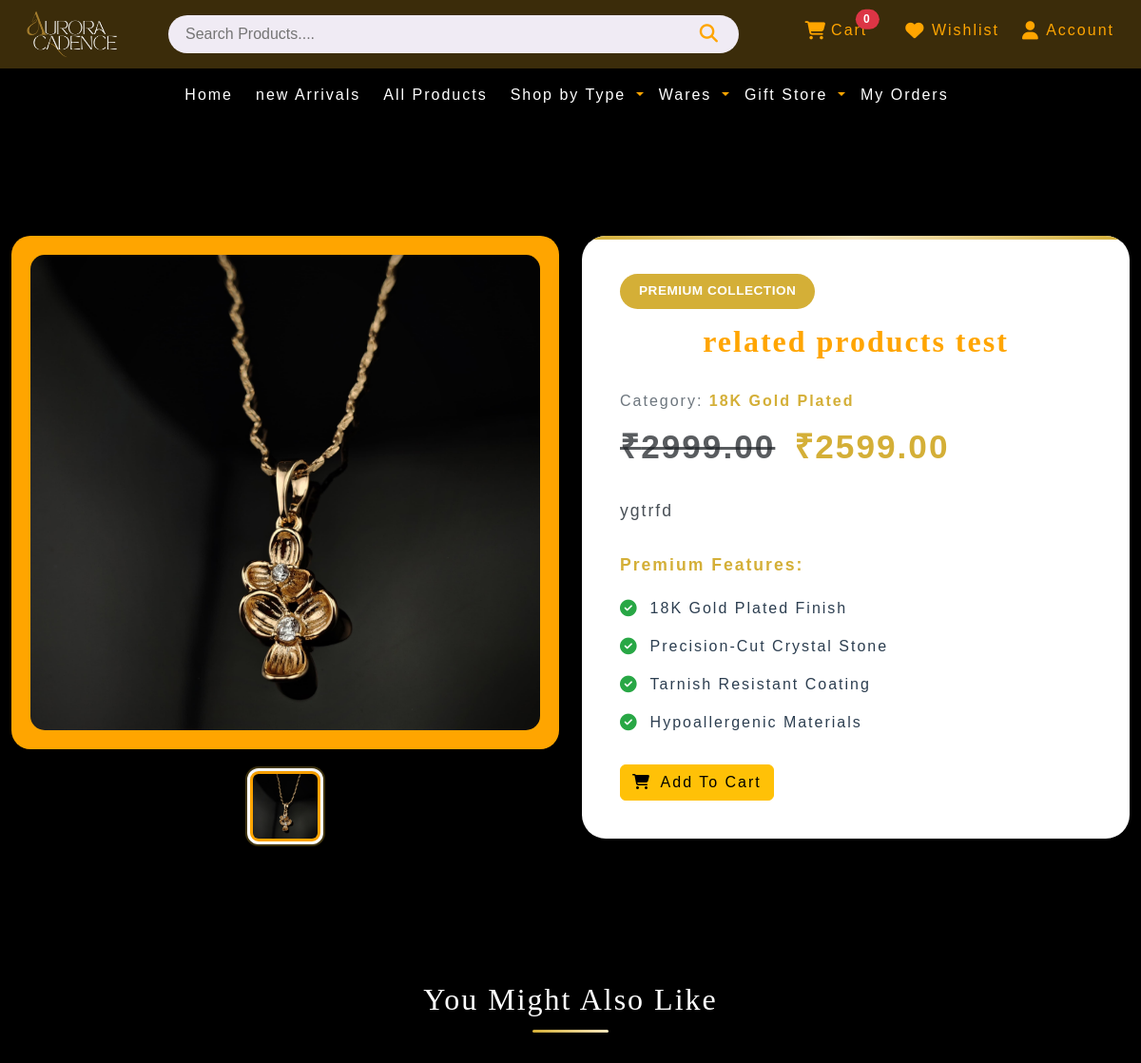
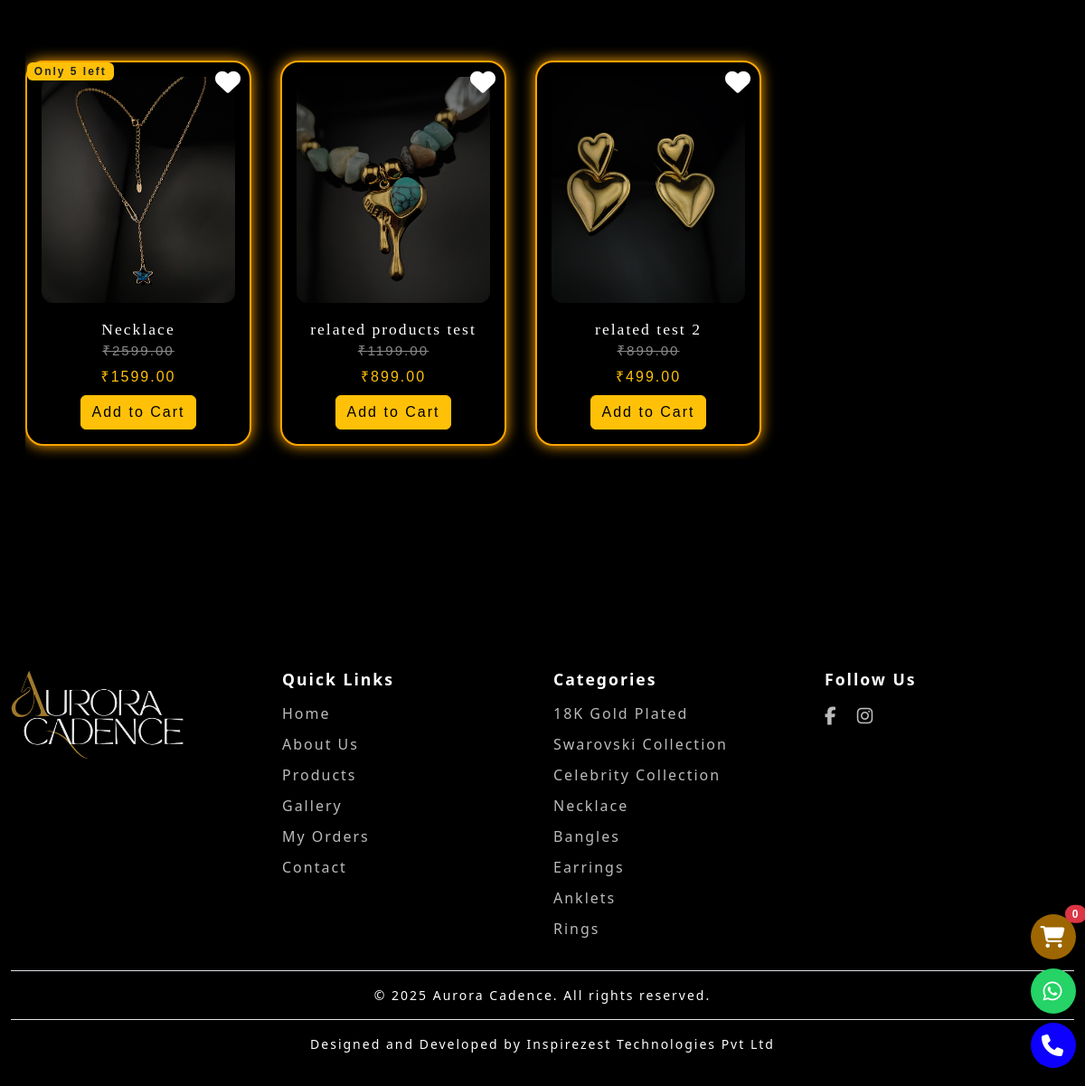
Screenshot of /product/details/5/ with the database file from the repository (2 pictures, top to bottom).
### app/models.py (models this page shows, shortened)
class Product(models.Model):
    type_obj = models.ForeignKey(Type, on_delete=models.CASCADE, related_name='type_obj')
    category_obj = models.ForeignKey(Category, on_delete=models.CASCADE, related_name='category_obj')
    Color_obj = models.ManyToManyField(Color, related_name='color_obj')
    wear_select=[
        ('Daily', 'Daily'),
        ('Party', 'Party')
    ]
    wear = models.CharField(max_length=10, choices=wear_select, default='Daily')
    gift_obj=models.ManyToManyField(Gift, related_name='gift_to_obj')
    name = models.CharField(max_length=200)
    description = models.TextField()
    price = models.DecimalField(max_digits=10, decimal_places=2)
    discount_price = models.DecimalField(max_digits=10, decimal_places=2)
    image = models.ImageField(upload_to='products/')
    image2 = models.ImageField(upload_to='products/', blank=True, null=True)
    image3 = models.ImageField(upload_to='products/', blank=True, null=True)
    image4 = models.ImageField(upload_to='products/', blank=True, null=True)
    image5 = models.ImageField(upload_to='products/', blank=True, null=True)
    stock = models.PositiveIntegerField()
    is_available = models.BooleanField(default=True)
    created_at = models.DateTimeField(auto_now_add=True)
    updated_at = models.DateTimeField(auto_now=True)

class Category(models.Model):
    name = models.CharField(max_length=100)

### app/views.py (the view)
# urls.py: path('product/details/<int:id>/', views.Product_details, name="product_details"),
def Product_details(request, id):
    product=get_object_or_404(Product, id=id)
    related_products = Product.objects.filter(
        type_obj=product.type_obj
    ).exclude(id=product.id)[:6]
    context = {
        'product': product,
        'related_products': related_products
    }
    return render(request, 'main_page/product_details.html', context)

### app/context_processors.py (called while the page is built, shortened)
def cart_items_processor(request):
    return {
        'cart_items': [],
        'cart_total_quantity': 0,
    }

### app/templates/main_page/product_details.html (shortened to what this page needs)
{% extends 'base.html' %}
{% load static %}
{% block content %}
<link rel="stylesheet" href="{% static 'css/product_details.css' %}">
<div class="container">
    <div class="row">
        <div class="col-lg-6">
            <div class="product-images-section">
                <div class="main-image-container">
                    <img id="mainImage" src="{{ product.image.url }}" alt="{{ product.name }}"
                        class="main-product-image">
                </div>
                <div class="sub-images-container d-flex justify-content-center">
                    <img src="{{ product.image.url }}" class="sub-image active" onclick="changeMainImage(this)">
                </div>
            </div>
        </div>
        <div class="col-lg-6">
            <div class="product-details">
                <span class="product-type">Premium Collection</span>
                <h1 class="product-title">{{ product.name }}</h1>
                <div class="category-info">Category: <span>{{ product.category_obj.name }}</span></div>
                <p class="details-price">
                    <span class="text-decoration-line-through text-muted me-2">₹{{ product.price }}</span>
                    <span class="details-price fw-semibold">₹{{ product.discount_price }}</span>
                </p>
                <p class="product-desc">{{ product.description }}</p>
                <div class="features-section mb-4">
                    <h6>Premium Features:</h6>
                    <ul class="features-list">
                        <li><i class="fas fa-check-circle"></i>18K Gold Plated Finish</li>
                        <li><i class="fas fa-check-circle"></i>Precision-Cut Crystal Stone</li>
                        <li><i class="fas fa-check-circle"></i>Tarnish Resistant Coating</li>
                        <li><i class="fas fa-check-circle"></i>Hypoallergenic Materials</li>
                    </ul>
                </div>
                <a href="{% url 'add_to_cart' product.id %}" class="btn btn-warning"><i class="fas fa-shopping-cart me-1"></i> Add To Cart</a>
            </div>
        </div>
    </div>
</div>
<div class="container py-4">
    <div class="row">
        <h3 class="section-title">You Might Also Like</h3>
        <section class="bg-black">
            <div class="container-fluid product-section">
                <div class="product-carousel">
                    {% if related_products %}
                        {% for p in related_products %}
                        <div class="product-card text-center position-relative">
                            {% if p.stock|default:0 <= 0 %}
                                <span class="badge bg-danger position-absolute top-0 start-0" style="font-size: 12px;">
                                    Out of Stock
                                </span>
                            {% elif p.stock|default:0 < 6 %}
                                <span class="badge bg-warning text-dark position-absolute top-0 start-0" style="font-size: 12px;">
                                    Only {{ p.stock }} left
                                </span>
                            {% endif %}
                            <a href="{% url 'add_to_wishlist' p.id %}"
                               class="position-absolute top-0 end-0 m-2"
                               title="Add to Wishlist">
                                <i class="fa fa-heart {% if p.id in wishlist_ids %}text-danger{% else %}text-white{% endif %}"
                                   style="font-size: 28px;"></i>
                            </a>
                            <a href="{% url 'product_details' p.id %}" class="text-decoration-none">
                                <img src="{{ p.image.url }}" alt="{{ p.name }}">
                                <div class="product-name">{{ p.name }}</div>
                                <div class="actual-price">₹{{ p.price }}</div>
                                <div class="product-price text-warning">₹{{ p.discount_price }}</div>
                            </a>
                            {% if p.stock|default:0 > 0 %}
                                <a href="{% url 'add_to_cart' p.id %}" class="btn btn-warning mt-2">Add to Cart</a>
                            {% else %}
                                <button class="btn btn-success mt-2">Notify Me</button>
                            {% endif %}
                        </div>
                        {% endfor %}
                    {% else %}
                        <p class="text-white mx-auto d-flex justify-content-center">
                            No related products found.
                        </p>
                    {% endif %}
                </div>
            </div>
        </section>
    </div>
</div>
{% endblock %}

### static/css/base.css (style rules this page uses)
html { scroll-behavior: smooth; }
body { letter-spacing: 2px; font-family: Arial, Helvetica, sans-serif; }

### static/css/product_details.css (style rules this page uses)
body { background: linear-gradient(135deg, #000000 0%, #000000 100%); color: #2c3e50; }
.container { margin-top: 120px; max-width: 1400px; }
.product-images-section { position: sticky; top: 140px; height: fit-content; }
.main-image-container { position: relative; border-radius: 20px; overflow: hidden; box-shadow: 0 20px 40px rgba(0, 0, 0, 0.1); background: orange; padding: 20px; margin-bottom: 20px; }
.main-product-image { width: 100%; height: 500px; object-fit: cover; border-radius: 15px; transition: transform 0.3s ease; }
.sub-images-container { display: flex; gap: 15px; flex-wrap: wrap; }
.sub-image { width: 80px; height: 80px; border-radius: 12px; object-fit: cover; cursor: pointer; border: 3px solid transparent; transition: all 0.3s ease; background: orange; padding: 3px; }
.sub-image.active { border-color: #ffffff; box-shadow: 0 0 0 2px rgba(212, 175, 55, 0.3); }
.product-details { background: white; border-radius: 25px; padding: 40px; box-shadow: 0 20px 40px rgba(0, 0, 0, 0.08); position: relative; overflow: hidden; }
.product-details::before { content: ""; position: absolute; top: 0; left: 0; right: 0; height: 4px; background: linear-gradient(90deg, #d4af37, #f4e4bc, #d4af37); }
.product-type { display: inline-block; background: linear-gradient(135deg, #d4af37, #d4af37); color: white; padding: 8px 20px; border-radius: 25px; font-size: 0.85rem; font-weight: 600; letter-spacing: 0.5px; text-transform: uppercase; margin-bottom: 15px; }
.product-title { font-family: "Playfair Display", serif; font-size: 2.5rem; font-weight: 700; color: #2c3e50; margin-bottom: 15px; line-height: 1.2; }
.category-info { color: #6c757d; font-size: 1rem; margin-bottom: 10px; }
.category-info span { color: #d4af37; font-weight: 600; }
.details-price { font-size: 2.2rem; font-weight: 700; color: #d4af37; margin-bottom: 25px; }
.product-desc { font-size: 1.1rem; color: #495057; line-height: 1.8; margin-bottom: 30px; text-align: justify; }
.features-section h6 { color: #d4af37; font-size: 1.1rem; margin-bottom: 15px; font-weight: 600; }
.features-list { list-style: none; padding: 0; }
.features-list li { padding: 8px 0; display: flex; align-items: center; font-size: 1rem; }
.features-list .fa-check-circle { color: #28a745; margin-right: 12px; font-size: 1.1rem; }
.section-title { font-family: "Playfair Display", serif; font-size: 2rem; font-weight: 200; color: #ffffff; text-align: center; margin-bottom: 50px; position: relative; }
.section-title::after { content: ""; position: absolute; bottom: -15px; left: 50%; transform: translateX(-50%); width: 80px; height: 3px; background: linear-gradient(90deg, #d4af37, #f4e4bc); border-radius: 2px; }
.product-section { background-color: #000; padding: 3rem 1rem; overflow-x: hidden; }
.product-title { color: orange; font-family: "Georgia", serif; text-align: center; margin-bottom: 2rem; font-size: 2rem; }
.product-carousel { display: flex; gap: 2rem; overflow-x: auto; scroll-behavior: smooth; padding: 1rem 0; }
.product-card { flex: 0 0 auto; background-color: black; border: 2px solid orange; border-radius: 20px; box-shadow: 0 0 15px orange; width: 250px; padding: 1rem; text-align: center; transition: transform 0.3s; }
.product-card img { border-radius: 12px; width: 100%; height: 250px; object-fit: cover; }
.product-name { color: white; margin-top: 1rem; font-size: 1.1rem; font-family: "Times New Roman", serif; }
.product-price { color: orange; font-size: 1rem; margin-top: 5px; }
.actual-price { text-decoration: line-through; color: #888; font-size: 0.95rem; margin-bottom: 5px; }

### rows the page displays
Product: image (picture), name "related products test", category_obj.name "18K Gold Plated", price "2999.00", discount_price "2599.00", description "ygtrfd"
Product: stock "5", image (picture), name "Necklace", price "2599.00", discount_price "1599.00", shows "Add to Cart"
Product: image (picture), name "related products test", price "1199.00", discount_price "899.00", stock "Add to Cart"
Product: image (picture), name "related test 2", price "899.00", discount_price "499.00", stock "Add to Cart"

### other values shown
{{ cart_total_quantity }} "0"
